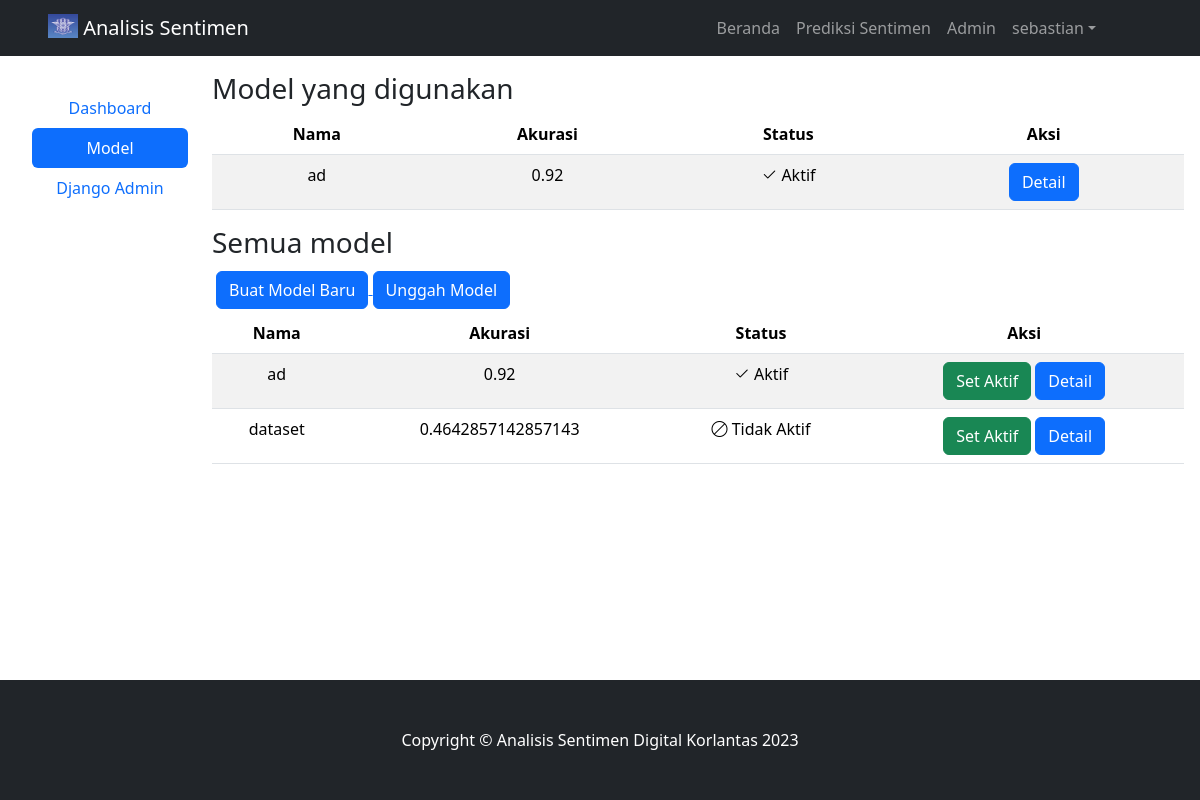
/sentiment-analysis/admin/model-list (signed in), run on the app's committed database.
### sentiment_analysis/models.py (models this page shows, shortened)
class LSTMModel(models.Model):
    name = models.CharField(max_length=50, unique=True)
    accuracy = models.FloatField()
    is_selected = models.BooleanField(default=False)
    dataset = models.FileField(upload_to='dataset/', validators=[FileExtensionValidator(['csv'])])
    tfidf = models.FileField(upload_to='tfidf/', validators=[FileExtensionValidator(['pkl'])])
    lstm = models.FileField(upload_to='lstm/', validators=[FileExtensionValidator(['h5'])])

### sentiment_analysis/views.py (the view, shortened to what this page needs)
# urls.py: path("admin/model-list", views.model_list, name="model-list"),
@staff_member_required(login_url=reverse_lazy('admin:login'))
def model_list(request):
    form = LSTMModelForm()
    models = LSTMModel.objects.all()
    selected_model = LSTMModel.objects.filter(is_selected=True).first()
    context = {
        'models':models,
        'selected_model' : selected_model,
        'form':form
    }
    return render(request, 'sentiment_analysis/admin/models_list.html', context)

### templates/sentiment_analysis/admin/models_list.html (shortened to what this page needs)
{% extends "sentiment_analysis/admin/admin_base.html" %}
{% load crispy_forms_tags %}
{% block sidebar %}
  <ul class="nav nav-pills nav-fill flex-column">
    <li class="nav-item">
      <a class="nav-link" href="{% url "admin-index" %}">Dashboard</a>
    </li>
    <li class="nav-item">
      <a class="nav-link active"
         aria-current="page"
         href="{% url "model-list" %}">Model</a>
    </li>
    <li class="nav-item">
      <a class="nav-link" href="{% url "admin:index" %}">Django Admin</a>
    </li>
  </ul>
{% endblock sidebar %}
{% block admin-content %}
  {% if selected_model %}
    <h3>Model yang digunakan</h3>
    <table class="table table-striped p-2 text-center">
      <thead>
        <tr>
          <th>Nama</th>
          <th>Akurasi</th>
          <th>Status</th>
          <th>Aksi</th>
        </tr>
      </thead>
      <tbody>
        <tr>
          <td>{{ selected_model.name }}</td>
          <td>{{ selected_model.accuracy }}</td>
          <td>
            <i class="bi bi-check2"></i> Aktif
          </td>
          <td>
            <button type="button"
                    class="btn btn-primary"
                    id="detail"
                    onclick='get_data("{{ selected_model.name }}")'>Detail</button>
          </td>
        </tr>
      </tbody>
    </table>
  {% endif %}
  <h3>Semua model</h3>
  <div class="row justify-content-center align-items-center p-1">
    <div class="col">
      <a href="{% url 'upload-dataset' %}">
        <button type="button" class="btn btn-primary">Buat Model Baru</button>
      </a>
      <button type="button"
              class="btn btn-primary"
              data-bs-toggle="modal"
              data-bs-target="#upload-model">Unggah Model</button>
    </div>
  </div>
  <table class="table table-striped p-2 text-center">
    <thead>
      <tr>
        <th>Nama</th>
        <th>Akurasi</th>
        <th>Status</th>
        <th>Aksi</th>
      </tr>
    </thead>
    <tbody>
      {% for model in models %}
        <tr>
          <td>{{ model.name }}</td>
          <td>{{ model.accuracy }}</td>
          <td>
            {% if model.is_selected %}
              <i class="bi bi-check2"></i> Aktif
            {% else %}
              <i class="bi bi-ban"></i> Tidak Aktif
            {% endif %}
          </td>
          <td>
            <button type="button"
                    class="btn btn-success"
                    id="detail"
                    onclick='set_model_active("{{ model.name }}")'>Set Aktif</button>
            <button type="button"
                    class="btn btn-primary"
                    id="detail"
                    onclick='get_data("{{ model.name }}")'>Detail</button>
          </td>
        </tr>
      {% endfor %}
    </tbody>
  </table>
{% endblock admin-content %}

### templates/base.html (shortened to what this page needs)
{% load static %}
<!DOCTYPE html>
<html lang="en">
  <head>
    <link href="https://cdn.jsdelivr.net/npm/bootstrap@5.3.2/dist/css/bootstrap.min.css"
          rel="stylesheet"
 />
    <link rel="stylesheet"
          href="https://cdn.jsdelivr.net/npm/bootstrap-icons@1.11.2/font/bootstrap-icons.min.css">
  </head>
  <body class="d-flex flex-column min-vh-100">
    <nav class="navbar navbar-expand-lg navbar-dark bg-dark">
      <div class="container-fluid ps-5 px-5">
        <a class="navbar-brand" href="{% url 'home' %}">
          <img src="{% static 'logo.webp' %}"
               alt="Logo"
               width="30"
               height="24"
               class="d-inline-block align-text-top" />
          Analisis Sentimen
        </a>
        <div class="collapse navbar-collapse" id="navbarSupportedContent">
          <ul class="navbar-nav ms-auto me-5 mb-2 mb-lg-0">
            <li class="nav-item">
              <a class="nav-link" href="{% url 'home' %}">Beranda</a>
            </li>
            {% if user.is_authenticated %}
              <li class="nav-item">
                <a class="nav-link" href="{% url 'analysis-dashboard' %}">Prediksi Sentimen</a>
              </li>
              {% if user.is_staff %}
                <li class="nav-item">
                  <a class="nav-link" href="{% url 'admin-index' %}">Admin</a>
                </li>
              {% endif %}
              <li class="nav-item dropdown">
                <a class="nav-link dropdown-toggle"
                   href="#"
                   role="button"
                   data-bs-toggle="dropdown"
                   aria-expanded="false">{{ user.username }}</a>
              </li>
            {% endif %}
          </ul>
        </div>
      </div>
    </nav>
    <div class="container-fluid p-3">
      {% block content %}
      {% endblock content %}
    </div>
    <footer class="py-5 mt-auto bg-dark footer">
      <div class="container px-5">
        <p class="m-0 text-center text-white">Copyright © Analisis Sentimen Digital Korlantas 2023</p>
      </div>
    </footer>
  </body>
</html>

### data on the page
LSTMModel: name "ad", accuracy "0.92", is_selected True (drawn)
LSTMModel: name "dataset", accuracy "0.4642857142857143", is_selected False (drawn)

### other printed values
{{ user.username }} "sebastian"
